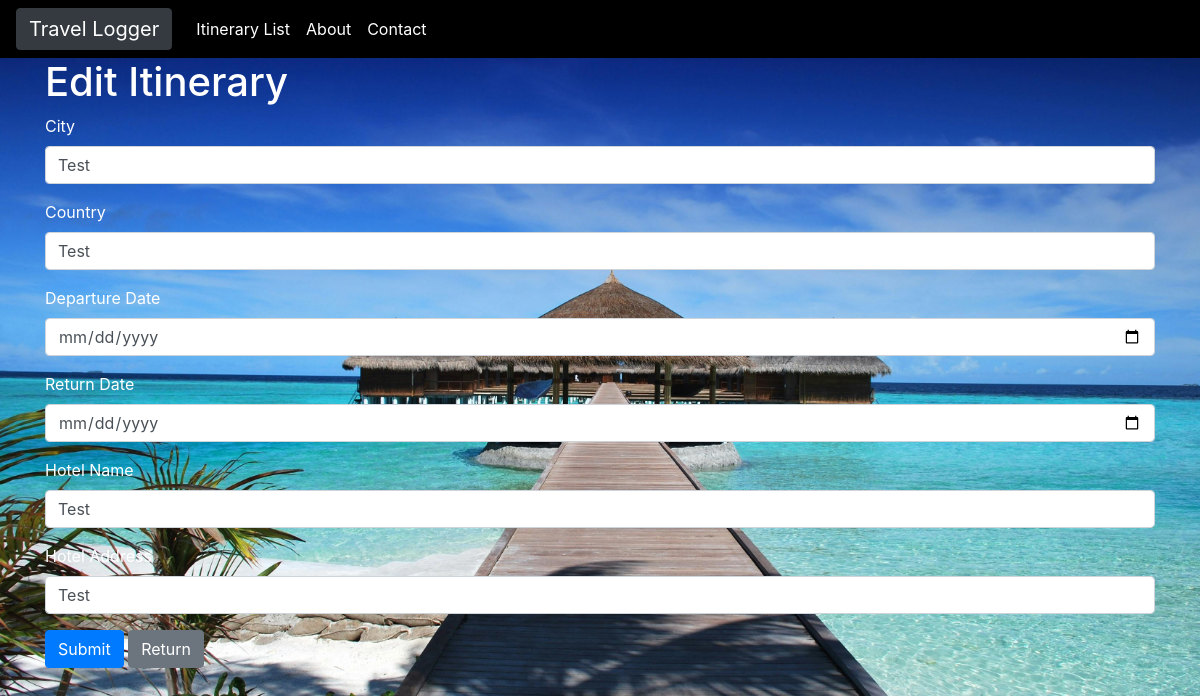
Page /itinerary/5/edit/ on the committed database.
### traveltoolapp/models.py (models this page shows, shortened)
class Itinerary(models.Model):
    destination = models.ForeignKey(Destination, on_delete=models.CASCADE)
    departure_date = models.DateField()
    return_date = models.DateField()
    hotel = models.ForeignKey(Hotel, on_delete=models.CASCADE)

class Destination(models.Model):
    city = models.CharField(max_length=200)
    country = models.CharField(max_length=200)

class Hotel(models.Model):
    name = models.CharField(max_length=200, default="None")
    address = models.CharField(max_length=200, default="None")

### traveltoolapp/views.py (the view, shortened to what this page needs)
# urls.py: path('itinerary/<int:pk>/edit/', views.edit_itinerary, name='edit_itinerary'),  # Route for the edit itinerary page, with the itinerary id as a parameter
def edit_itinerary(request, pk):
    itinerary = get_object_or_404(Itinerary, pk=pk)
    return render(request, 'edit_itinerary.html', {'itinerary': itinerary})

### traveltoolapp/templates/edit_itinerary.html (shortened to what this page needs)
{% extends 'base.html' %}
{% block content %}
  <h1>Edit Itinerary</h1>
  <form method="post">
    <div class="form-group">
      <label for="city">City</label>
      <input type="text" class="form-control" id="city" name="city" value="{{ itinerary.destination.city }}">
    </div>
    <div class="form-group">
      <label for="country">Country</label>
      <input type="text" class="form-control" id="country" name="country" value="{{ itinerary.destination.country }}">
    </div>
    <div class="form-group">
      <label for="departure_date">Departure Date</label>
      <input type="date" class="form-control" id="departure_date" name="departure_date" value="{{ itinerary.departure_date }}">
    </div>
    <div class="form-group">
      <label for="return_date">Return Date</label>
      <input type="date" class="form-control" id="return_date" name="return_date" value="{{ itinerary.return_date }}">
    </div>
    <div class="form-group">
      <label for="hotel_name">Hotel Name</label>
      <input type="text" class="form-control" id="hotel_name" name="hotel_name" value="{{ itinerary.hotel.name }}">
    </div>
    <div class="form-group">
      <label for="hotel_address">Hotel Address</label>
      <input type="text" class="form-control" id="hotel_address" name="hotel_address" value="{{ itinerary.hotel.address }}">
    </div>
    <button type="submit" class="btn btn-primary">Submit</button>
    <a href="{% url 'itinerary_list' %}" class="btn btn-secondary">Return</a>
  </form>
{% endblock %}

### rows in the picture
Itinerary: city "Test", country "Test", hotel_name "Test", hotel_address "Test"
